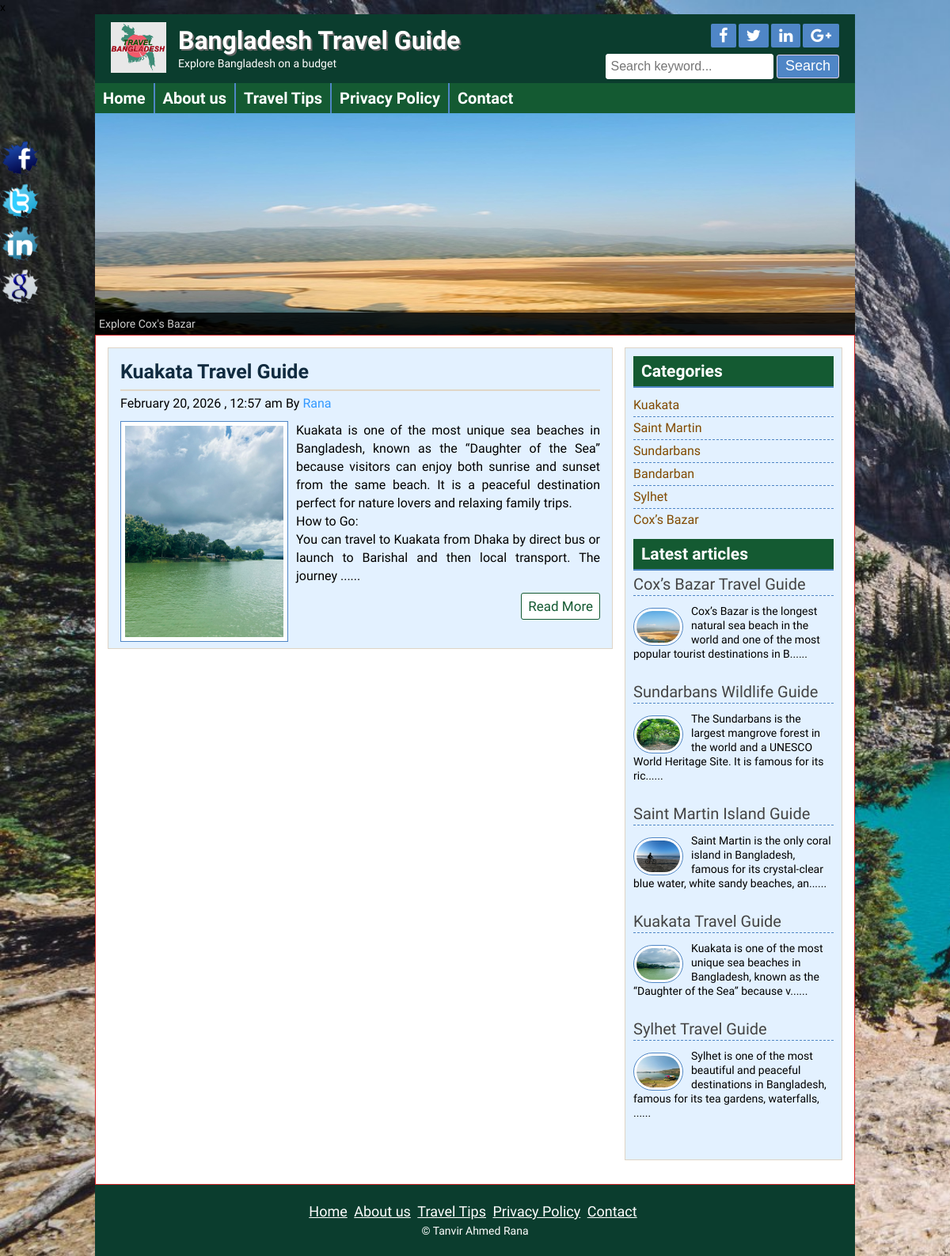
/posts.php?category=1, run on the app's committed database.
### tables this page shows
CREATE TABLE `title_slogan` (
  `id` int(11) NOT NULL,
  `title` varchar(250) NOT NULL,
  `slogan` varchar(250) NOT NULL,
  `logo` varchar(250) NOT NULL
);

CREATE TABLE `tbl_social` (
  `id` int(11) NOT NULL,
  `fb` varchar(300) NOT NULL,
  `tw` varchar(300) NOT NULL,
  `ln` varchar(300) NOT NULL,
  `gp` varchar(300) NOT NULL
);

CREATE TABLE `tbl_page` (
  `id` int(11) NOT NULL,
  `name` varchar(100) NOT NULL,
  `body` varchar(500) NOT NULL
);

CREATE TABLE `tbl_post` (
  `id` int(11) NOT NULL,
  `cat` int(11) NOT NULL,
  `title` varchar(100) NOT NULL,
  `body` text NOT NULL,
  `image` varchar(100) NOT NULL,
  `author` varchar(50) NOT NULL,
  `tag` varchar(50) NOT NULL,
  `date` timestamp NOT NULL DEFAULT current_timestamp() ON UPDATE current_timestamp(),
  `userid` int(11) NOT NULL
);

CREATE TABLE `tbl_category` (
  `id` int(11) NOT NULL,
  `name` varchar(50) NOT NULL
);

CREATE TABLE `tbl_footer` (
  `id` int(11) NOT NULL,
  `note` varchar(300) NOT NULL
);

### lib/Database.php (called while the page is built, shortened)
<?php
Class Database{
	public $host   = DB_HOST;
	public $user   = DB_USER;
	public $pass   = DB_PASS;
	public $dbname = DB_NAME;
	public $link;
	private function connectDB(){
	$this->link = new mysqli($this->host, $this->user, $this->pass, $this->dbname);
 }
	public function select($query){
		$result = $this->link->query($query) or die($this->link->error.__LINE__);
		if($result->num_rows > 0){
			return $result;
		} else {
			return false;
		}
	}
}

### helpers/Format.php (called while the page is built, shortened)
<?php
class Format{
    public function formaDate($date) {
        return date('F j, Y , g:i a', strtotime($date));
    }
    public function textShroten($text, $limit = 400){
       $text = $text. " ";
       $text = substr($text, 0, $limit);
       $text = $text."......";
       return $text;
    }
}

### posts.php (the view)
<?php
 include 'inc/header.php';
 include 'inc/slider.php';
?>
<?php
 if (!isset($_GET['category'])  || $_GET['category'] == NULL) {
	header("Location: 404.php");
 }else {
   $id = $_GET['category'];
 }
?>
<div class="contentsection contemplete clear">
<div class="maincontent clear">
<?php
   $query = "SELECT * FROM tbl_post WHERE cat='$id'";
   $post = $db->select($query);
    if($post){
    while($result = $post->fetch_assoc()){
?>
<div class="samepost clear">
	 <h2><a href="post.php?id=<?php echo $result['id'] ?>">
	 <?php echo $result['title'] ?></a></h2>
	 <h4><?php echo $fm->formaDate($result['date'] ) ?> By
		<a href="#"><?php echo $result['author'] ?></a></h4>
		<a href="#"><img src="admin/<?php echo $result['image']?>" alt="post image"/></a>
		<p> <?php echo $fm->textShroten($result['body'] ) ?></p>
		<div class="readmore clear">
			<a href="post.php?id=<?php echo $result['id'] ?>">Read More</a>
		</div>
</div>
<?php } } else {
	 echo "NO data Found related category";
	 } ?>
</div>
<?php include 'inc/sidebar.php' ?>
<?php include 'inc/footer.php' ?>

### inc/header.php (shortened to what this page needs)
<?php
 include 'lib/Database.php';
 include 'helpers/Format.php';
?>
<?php
$db = new Database();
$fm = new Format();
?>
<!DOCTYPE html>
<html>
<head>
	<?php include 'scrips/css.php' ; ?>
</head>
<body>
	<div class="headersection templete clear">
<?php
 $query = "SELECT * FROM title_slogan WHERE id = 1";
 $getData = $db->select($query);
 if ($getData) {
	while ($result = $getData->fetch_assoc()) {
?>
	<a href="#">
		<div class="logo">
			<img src="admin/<?php echo $result['logo'] ?>" alt="Logo"/>
			<h2><?php echo $result['title'] ?></h2>
			<p><?php echo $result['slogan'] ?></p>
		</div>
	</a>
<?php } }?>
	<div class="social clear">
<?php
$query = "SELECT * FROM tbl_social WHERE id = 1";
$getSocial = $db->select($query);
if ($getSocial) {
	while ($data = $getSocial->fetch_assoc()) {
?>
<div class="icon clear">
<a href="<?php echo $data['fb']?>" target="_blank"><i class="fa fa-facebook"></i></a>
<a href="<?php echo $data['tw']?>" target="_blank"><i class="fa fa-twitter"></i></a>
<a href="<?php echo $data['ln']?>" target="_blank"><i class="fa fa-linkedin"></i></a>
<a href="<?php echo $data['gp']?>" target="_blank"><i class="fa fa-google-plus"></i></a>
</div>
<?php } }?>
		<div class="searchbtn clear">
		<form action="search.php" method="get">
			<input type="text" name="search" placeholder="Search keyword..."/>
			<input type="submit" name="submit" value="Search"/>
		</form>
		</div>
	</div>
</div>
<div class="navsection templete">
	<?php
	  $path = $_SERVER['SCRIPT_FILENAME'];
	  $currentPage = basename($path,  '.php');
	?>
<ul>
	<li><a
	 <?php  if ($currentPage == 'index') {	echo 'id="active"';}?>
	 	href="index.php">Home</a></li>
	<?php
		$query = "SELECT * FROM tbl_page";
		$pages = $db->select($query);
		if ($pages) {
		while ($result = $pages->fetch_assoc()){   ?>
		<li><a
		<?php
  if (isset($_GET['pageid']) && $_GET['pageid'] == $result['id']) {
	 echo 'id="active"';
  }
	?>
		href="page.php?pageid=<?php echo $result['id']?>"><?php echo $result['name']?></a></li>
		<?php }  } ?>
	<li><a
	<?php  if ($currentPage == 'contact') {	echo 'id="active"';}?>
	href="contact.php">Contact</a></li>
</ul>
</div>

### inc/sidebar.php
<div class="sidebar clear">
<div class="samesidebar clear">
	<h2>Categories</h2>
<?php
$query = "SELECT * FROM tbl_category";
   $category = $db->select($query);
   if ($category) {
	   while($result = $category->fetch_assoc()) {
?>
<ul>
	<li><a href="posts.php?category=<?php echo $result['id'] ?>"><?php echo $result['name']; ?></a></li>
	<?php } } else { ?>
		<li>NO Releted Categories</li>
	<?php } ?>
</ul>
</div>
<div class="samesidebar clear">
	<h2>Latest articles</h2>
<?php
   $query = "SELECT * FROM tbl_post limit 5";
   $post = $db->select($query);
    if($post){
    while($result = $post->fetch_assoc()){
?>
<div class="popular clear">
<h3><a href="post.php?id=<?php echo $result['id'] ?>"><?php echo $result['title']; ?></a></h3>
	<a href="post.php?id=<?php echo $result['id'] ?>">
	<img src="admin/<?php echo $result['image']?>" alt="post image"/></a>
	<p> <?php echo $fm->textShroten($result['body'], 120 ) ?></p>
	</div>
<?php  } } else { header("location:404.php"); } ?>
</div>
</div>

### inc/footer.php (shortened to what this page needs)
</div>
<div class="footersection templete clear">
    <div class="footermenu clear">
        <ul>
            <li><a href="index.php">Home</a></li>
            <?php
   $q = "SELECT * FROM tbl_page";
   $p1 = $db->select($q);
   if ($p1) {
   while ($result = $p1->fetch_assoc()){
   ?>
            <li><a <?php
  if (isset($_GET['pageid']) && $_GET['pageid'] == $result['id']) {
  echo 'id="active"';
  }
 ?> href="page.php?pageid=<?php echo $result['id']?>"><?php echo $result['name']?></a></li>
            <?php } } ?>
            <li><a href="contact.php">Contact</a></li>
        </ul>
    </div>
    <?php
 $query = "SELECT * FROM tbl_footer WHERE id=1";
 $footerNote = $db->select($query);
 if ($footerNote) {
   while ($result = $footerNote->fetch_assoc()){
 ?>
    <p>&copy; <?php echo $result['note']?></>
        <?php } }?>
</div>
<div class="fixedicon clear">
    <a href="http://www.facebook.com"><img src="images/fb.png" alt="Facebook" /></a>
    <a href="http://www.twitter.com"><img src="images/tw.png" alt="Twitter" /></a>
    <a href="http://www.linkedin.com"><img src="images/in.png" alt="LinkedIn" /></a>
    <a href="http://www.google.com"><img src="images/gl.png" alt="GooglePlus" /></a>
</div>
</body>
</html>

### theme/deep_green.css (style rules this page uses)
.headersection { background: #0b3d2e; }
.navsection { background: #145a32; }
.samesidebar h2 { background: #145a32; }
.readmore a { border: 1px solid #145a32; color: #145a32; }
.footersection { background: #0b3d2e; }

### data on the page
title_slogan: logo (picture), title "Bangladesh Travel Guide", slogan "Explore Bangladesh on a budget"
tbl_page: name "About us"
tbl_page: name "Travel Tips"
tbl_page: name "Privacy Policy"
tbl_post: title "Kuakata Travel Guide", date "February 20, 2026 , 12:57 am", author "Rana", image (picture), body "Kuakata is one of the most unique sea beaches in Bangladesh, known as the “Daughter of the Sea” because visitors can enjoy both sunrise and sunset from the same beach. It is a peaceful destination perfect for nature lovers and relaxing family trips. How to Go: You can travel to Kuakata from Dhaka by direct bus or launch to Barishal and then local transport. The journey ......", body "Kuakata is one of the most unique sea beaches in Bangladesh, known as the “Daughter of the Sea” because v......"
tbl_category: name "Kuakata"
tbl_category: name "Saint Martin"
tbl_category: name "Sundarbans"
tbl_category: name "Bandarban"
tbl_category: name "Sylhet"
tbl_category: name "Cox’s Bazar"
tbl_post: title "Cox’s Bazar Travel Guide", image (picture), body "Cox’s Bazar is the longest natural sea beach in the world and one of the most popular tourist destinations in B......"
tbl_post: title "Sundarbans Wildlife Guide", image (picture), body "The Sundarbans is the largest mangrove forest in the world and a UNESCO World Heritage Site. It is famous for its ric......"
tbl_post: title "Saint Martin Island Guide", image (picture), body "Saint Martin is the only coral island in Bangladesh, famous for its crystal-clear blue water, white sandy beaches, an......"
tbl_post: title "Sylhet Travel Guide", image (picture), body "Sylhet is one of the most beautiful and peaceful destinations in Bangladesh, famous for its tea gardens, waterfalls, ......"
tbl_footer: note "Tanvir Ahmed Rana"
